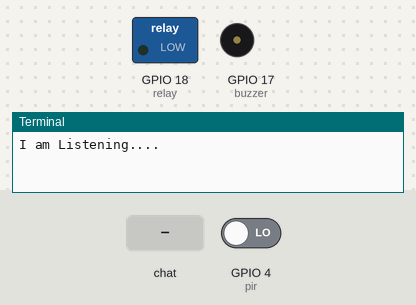
This program was run on a simulated Raspberry Pi (BCM pin numbers). Parts: switched loads named in the program (green lamp = pin HIGH), buzzer (waves = sounding, pin HIGH), the last lines printed to the terminal. Inputs (shaded band) come from the test bench; at power-on: GPIO 4 (pir) LOW. The camera gives no picture and a still takes 0.5 s.

Above: at 1.2 s.
1.3 s: chat message "buka" arrives
At 3.9 s:
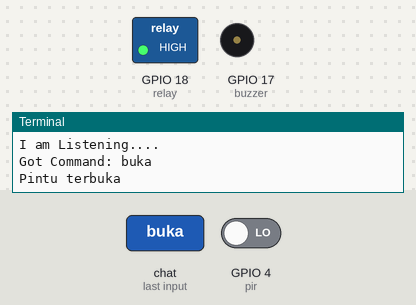
4.3 s: chat message "foto" arrives
7.3 s: chat message "pirmati" arrives
Timing chart, 0 to 10.3 s (numbered marks = the images above; inputs shaded):
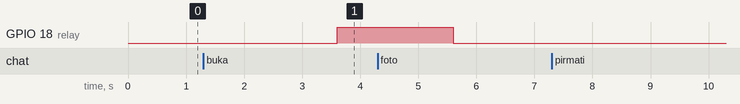

Measured:
- after the input at 1.3 s, GPIO 18 (relay): LOW → HIGH after 2.3 s

The program:

pirCamera.py
```python
import RPi.GPIO as GPIO
import telepot
from picamera import PiCamera
from time import sleep
from signal import pause
from gpiozero import MotionSensor
from telepot.loop import MessageLoop
import time

GPIO.setwarnings(False)

#Inisialisasi Variabel
pir = MotionSensor(4)
relay = 18
buzzer = 17
button = 15
camera = PiCamera()

GPIO.setup(buzzer,GPIO.OUT)
GPIO.setup(button, GPIO.IN, pull_up_down=GPIO.PUD_DOWN)

#API Chat Bot Telegram
bot = telepot.Bot('833497859:AAEmyaXLqltkCM1sYq1a06jmI9v6M4Wq3hM')


def handle(msg):
    chat_id= msg['chat']['id']
    command = msg['text']
    #Tampilkan perintah yang diterima dari telegram
    print ('Got Command: %s'%command)


    def button_callback(channel):
        print("Button was pushed!")
        GPIO.output(buzzer, 0)
        time.sleep(1)
        GPIO.output(buzzer, 1)
        time.sleep(1)
        GPIO.output(buzzer, 0)
        take_photo()
        bot.sendMessage(chat_id=chat_id,text=("Ada tamu di depan pintu"))


    #Fungsi untuk mengambil gambar
    def take_photo():
        camera.capture('./capture.jpg')
        print('Photo has been taken')
        #Kirim foto ke telegram bot
        #bot.sendPhoto(chat_id=chat_id,photo=open('./capture.jpg','rb'))
        sleep(3)

    #Perintah untuk mengambil gambar
    if command == 'foto':
        take_photo()

    #Perintah untuk membuka pintu
    elif command == 'buka':
        GPIO.setmode(GPIO.BCM)
        GPIO.setup(relay,GPIO.OUT)
        GPIO.output(relay,0) #relay nyala
        GPIO.output(relay,0)
        #Kirim teks ke telegram bot
        bot.sendMessage(chat_id=chat_id,text=("Pintu Terbuka"))
        print("Pintu terbuka")

        sleep(2) #delay 2 detik
        GPIO.output(relay,1) #relay mati
        sleep(2)
        GPIO.cleanup(relay)
        bot.sendMessage(chat_id=chat_id,text=("Pintu Tertutup"))
        print("Pintu tertutup")


    #Perintah untuk mematikan sensor PIR
    elif command == 'pirmati':
        #Menghentikan penggunaan kamera
        pir.when_motion = camera.stop_preview()
        bot.sendMessage(chat_id=chat_id,text=("Sensor Infrared dimatikan"))
        print("PIR Dimatikan")

    #Perintah untuk menyalakan sensor PIR
    elif command == 'pirnyala':
        #Mengambil gambar saat ada gerakan terdeteksi
        pir.when_motion = take_photo
        bot.sendMessage(chat_id=chat_id,text=("Sensor Infrared dinyalakan"))
        print("PIR Dinyalakan")

    elif command == '/list':
        bot.sendMessage(chat_id=chat_id,text=("Perintah yang dqapat anda gunakan adalah : \n 1.buka - digunakan untuk membuka pintu \n 2.pirnyala - digunakan untuk menyalakan sensor inframerah \n 3.pirmati - digunakan untuk mematikan sensor inframerah"))

    #Perintah untuk menyalakan bell
    elif command == 'bell':
        GPIO.add_event_detect(button,GPIO.RISING,callback=button_callback)
        print('bel ditekan')


    else :
        bot.sendMessage(chat_id=chat_id,text=("Maaf, Perintah yang anda masukkan salah"))
        print("Maaf, Perintah yang anda masukkan salah, silahkan mengetik /list untuk melihat perintah yang dapat anda gunakan")


#Perintah untuk menerima imputan tombol
#GPIO.add_event_detect(button,GPIO.RISING,callback=button_callback)

MessageLoop(bot,handle).run_as_thread()
print ('I am Listening....')
pause()
```
